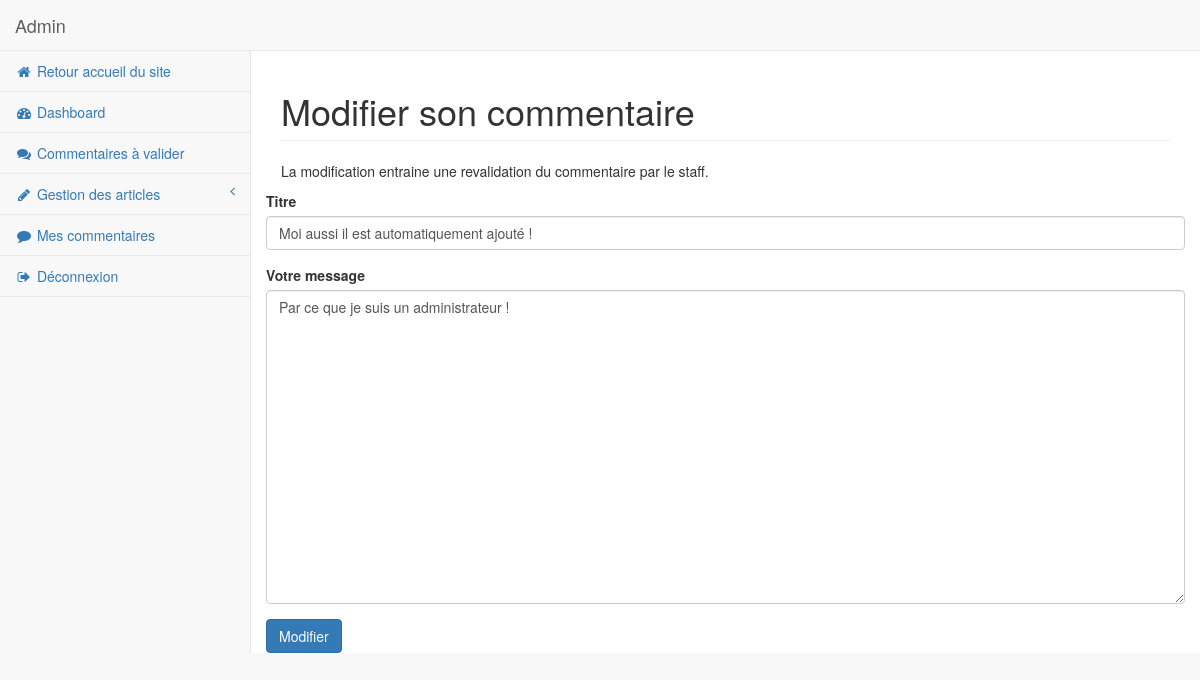
The page /index.php?action=admin&page=edit_my_comment&edit=17 (signed in) on the database its author committed.
### tables this page shows
CREATE TABLE IF NOT EXISTS `comment` (
  `id` int(11) NOT NULL AUTO_INCREMENT,
  `title` varchar(255) NOT NULL,
  `content` text NOT NULL,
  `creation_date` datetime NOT NULL,
  `edit_date` datetime DEFAULT NULL,
  `id_article` int(11) NOT NULL,
  `id_user` int(11) NOT NULL,
  `status` tinyint(1) NOT NULL DEFAULT '0',
  PRIMARY KEY (`id`)
);

### index.php (called while the page is built, shortened)
<?php
try {
    $backend = new \Controller\Backend();
    $frontend = new \Controller\Frontend();
    if (isset($_GET['action'])) {
        if (isset($_SESSION['id'])) {
            if ($_GET['action'] == 'admin' && isset($_GET['page'])) {
                if ($_GET['page'] == 'edit_my_comment' && isset($_GET['edit'])) {
                    $content = $backend->editMyComment($_GET['edit'], $_POST);
                }
            }
        }
    }
} catch (\Exception $e) {
    $errorMessage = $e->getMessage();
    $categories = $frontend::showCategories();
    require('View/frontend/error_messages.php');
}

### Model/Manager.php (called while the page is built, shortened)
<?php
class Manager
{
    protected $db;
    public function __construct()
    {
        $json = file_get_contents("config.json");
        $json = json_decode($json, true);
        $host = $json['db']['host'];
        $dbname = $json['db']['dbname'];
        $username = $json['db']['username'];
        $password = $json['db']['password'];
        $this->db = new \PDO("mysql:host=$host;dbname=$dbname", $username, $password);
        $this->db->setAttribute(\PDO::ATTR_ERRMODE, \PDO::ERRMODE_EXCEPTION);
        $this->db->exec("SET NAMES UTF8");
    }
    public function fetch($query, $data = array())
    {
        $query = $this->db->prepare($query);
        $query -> execute($data);
        $res   = $query->fetch(\PDO::FETCH_ASSOC);
        return $res;
    }
}

### Model/CommentManager.php (called while the page is built, shortened)
<?php
class CommentManager extends Manager
{
    public function __construct()
    {
        $this->db = new Manager();
    }
    public function getCommentById($id)
    {
        $data = $this->db->fetch("SELECT * FROM comment WHERE id = :id", array('id' => $id));
        $comment = new Comment($data);
        return $comment;
    }
}

### Model/Comment.php (called while the page is built, shortened)
<?php
class Comment
{
    private $_id;
    private $_title;
    private $_content;
    public function hydrate($donnees)
    {
        foreach ($donnees as $attribut => $valeur) {
            $methode = 'set'.str_replace(' ', '', ucwords(str_replace('_', ' ', $attribut)));
        }
    }
    public function getId()
    {
        return $this->_id;
    }
    public function setId($id)
    {
        $this->_id = $id;
    }
    public function getTitle()
    {
        return htmlspecialchars($this->_title);
    }
    public function setTitle($title)
    {
        $this->_title = $title;
    }
    public function getContent()
    {
        return htmlspecialchars($this->_content);
    }
    public function setContent($content)
    {
        $this->_content = $content;
    }
}

### View/backend/edit_my_comment.php (the view, shortened to what this page needs)
    <div id="page-wrapper">
        <div class="row">
            <div class="col-lg-12">
                <h1 class="page-header">
                    Modifier son commentaire
                </h1>
                <p>La modification entraine une revalidation du commentaire par le staff.</p>
            </div>
        </div>
        <div class="row">
            <form action="index.php?action=admin&page=edit_my_comment&edit=<?= $comment->getId() ?>" method="post">
                <div class="form-group">
                    <label for="title">Titre</label>
                    <input type="text" class="form-control" id="title" name="title" placeholder="Titre de l'article" value="<?= $comment->getTitle() ?>">
                </div>
                <div class="form-group">
                    <label for="contenu">Votre message</label>
                    <textarea class="form-control" id="contenu" name="content" placeholder="Contenu de l'article" rows="15"><?= $comment->getContent() ?></textarea>
                </div>
                <button type="submit" class="btn btn-primary">Modifier</button>
            </form>
        </div>
    </div>
<?php
require "View/backend/template.php";

### rows shown on the page
comment: title "Moi aussi il est automatiquement ajouté !", content "Par ce que je suis un administrateur !"

### other values the page prints
$_SESSION['pseudo'] "Admin"
